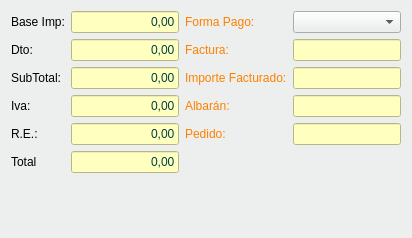
               <widget class="QWidget" name="tab_5">
                <property name="styleSheet">
                 <string notr="true">background-color: #ecefed;</string>
                </property>
                <attribute name="title">
                 <string>Totales</string>
                </attribute>
                <layout class="QGridLayout" name="gridLayout_6">
                 <item row="1" column="0">
                  <spacer name="verticalSpacer_2">
                   <property name="orientation">
                    <enum>Qt::Vertical</enum>
                   </property>
                   <property name="sizeHint" stdset="0">
                    <size>
                     <width>20</width>
                     <height>54</height>
                    </size>
                   </property>
                  </spacer>
                 </item>
                 <item row="0" column="0">
                  <layout class="QGridLayout" name="gridLayout_16">
                   <item row="1" column="3">
                    <widget class="QComboBox" name="cboFormaPago">
                     <property name="minimumSize">
                      <size>
                       <width>69</width>
                       <height>0</height>
                      </size>
                     </property>
                    </widget>
                   </item>
                   <item row="2" column="3">
                    <widget class="QLineEdit" name="txtcFactura">
                     <property name="enabled">
                      <bool>false</bool>
                     </property>
                     <property name="styleSheet">
                      <string notr="true">background-color: rgb(255, 255, 192);</string>
                     </property>
                    </widget>
                   </item>
                   <item row="3" column="0">
                    <widget class="QLabel" name="label_22">
                     <property name="text">
                      <string>SubTotal:</string>
                     </property>
                    </widget>
                   </item>
                   <item row="5" column="2">
                    <widget class="QLabel" name="label_69">
                     <property name="styleSheet">
                      <string notr="true">color: rgb(255, 128, 0);</string>
                     </property>
                     <property name="text">
                      <string>Pedido:</string>
                     </property>
                    </widget>
                   </item>
                   <item row="1" column="0">
                    <widget class="QLabel" name="label_38">
                     <property name="text">
                      <string>Base Imp:</string>
                     </property>
                    </widget>
                   </item>
                   <item row="1" column="2">
                    <widget class="QLabel" name="label_70">
                     <property name="styleSheet">
                      <string notr="true">color: rgb(255, 128, 0);</string>
                     </property>
                     <property name="text">
                      <string>Forma Pago:</string>
                     </property>
                    </widget>
                   </item>
                   <item row="5" column="1">
                    <widget class="QLineEdit" name="txtrTotalRecargoEq">
                     <property name="enabled">
                      <bool>false</bool>
                     </property>
                     <property name="maximumSize">
                      <size>
                       <width>120</width>
                       <height>16777215</height>
                      </size>
                     </property>
                     <property name="styleSheet">
                      <string notr="true">background-color: rgb(255, 255, 192);
color: rgb(0, 64, 64);</string>
                     </property>
                     <property name="text">
                      <string>0,00</string>
                     </property>
                     <property name="alignment">
                      <set>Qt::AlignRight|Qt::AlignTrailing|Qt::AlignVCenter</set>
                     </property>
                    </widget>
                   </item>
                   <item row="6" column="0">
                    <widget class="QLabel" name="label_36">
                     <property name="text">
                      <string>Total</string>
                     </property>
                    </widget>
                   </item>
                   <item row="2" column="0">
                    <widget class="QLabel" name="label_23">
                     <property name="text">
                      <string>Dto:</string>
                     </property>
                    </widget>
                   </item>
                   <item row="2" column="2">
                    <widget class="QLabel" name="lblNumFactura_2">
                     <property name="styleSheet">
                      <string notr="true">color: rgb(255, 128, 0);</string>
                     </property>
                     <property name="text">
                      <string>Factura:</string>
                     </property>
                    </widget>
                   </item>
                   <item row="4" column="2">
                    <widget class="QLabel" name="label_41">
                     <property name="styleSheet">
                      <string notr="true">color: rgb(255, 128, 0);</string>
                     </property>
                     <property name="text">
                      <string>Albarán:</string>
                     </property>
                    </widget>
                   </item>
                   <item row="5" column="0">
                    <widget class="QLabel" name="label_39">
                     <property name="text">
                      <string>R.E.:</string>
                     </property>
                    </widget>
                   </item>
                   <item row="1" column="1">
                    <widget class="QLineEdit" name="txtrBase">
                     <property name="enabled">
                      <bool>false</bool>
                     </property>
                     <property name="sizePolicy">
                      <sizepolicy hsizetype="Expanding" vsizetype="Fixed">
                       <horstretch>0</horstretch>
                       <verstretch>0</verstretch>
                      </sizepolicy>
                     </property>
                     <property name="maximumSize">
                      <size>
                       <width>120</width>
                       <height>16777215</height>
                      </size>
                     </property>
                     <property name="styleSheet">
                      <string notr="true">background-color: rgb(255, 255, 192);
color: rgb(0, 64, 64);</string>
                     </property>
                     <property name="text">
                      <string>0,00</string>
                     </property>
                     <property name="alignment">
                      <set>Qt::AlignRight|Qt::AlignTrailing|Qt::AlignVCenter</set>
                     </property>
                    </widget>
                   </item>
                   <item row="4" column="0">
                    <widget class="QLabel" name="label_37">
                     <property name="text">
                      <string>Iva:</string>
                     </property>
                    </widget>
                   </item>
                   <item row="4" column="1">
                    <widget class="QLineEdit" name="txtrImporteIva">
                     <property name="enabled">
                      <bool>false</bool>
                     </property>
                     <property name="maximumSize">
                      <size>
                       <width>120</width>
                       <height>16777215</height>
                      </size>
                     </property>
                     <property name="styleSheet">
                      <string notr="true">background-color: rgb(255, 255, 192);
color: rgb(0, 64, 64);</string>
                     </property>
                     <property name="text">
                      <string>0,00</string>
                     </property>
                     <property name="alignment">
                      <set>Qt::AlignRight|Qt::AlignTrailing|Qt::AlignVCenter</set>
                     </property>
                    </widget>
                   </item>
                   <item row="3" column="1">
                    <widget class="QLineEdit" name="txtrSubtotal">
                     <property name="enabled">
                      <bool>false</bool>
                     </property>
                     <property name="minimumSize">
                      <size>
                       <width>0</width>
                       <height>0</height>
                      </size>
                     </property>
                     <property name="maximumSize">
                      <size>
                       <width>120</width>
                       <height>16777215</height>
                      </size>
                     </property>
                     <property name="styleSheet">
                      <string notr="true">background-color: rgb(255, 255, 192);
color: rgb(0, 64, 64);</string>
                     </property>
                     <property name="text">
                      <string>0,00</string>
                     </property>
                     <property name="alignment">
                      <set>Qt::AlignRight|Qt::AlignTrailing|Qt::AlignVCenter</set>
                     </property>
                     <property name="readOnly">
                      <bool>true</bool>
                     </property>
                    </widget>
                   </item>
                   <item row="3" column="2">
                    <widget class="QLabel" name="label_71">
                     <property name="styleSheet">
                      <string notr="true">color: rgb(255, 128, 0);</string>
                     </property>
                     <property name="text">
                      <string>Importe Facturado:</string>
                     </property>
                    </widget>
                   </item>
                   <item row="4" column="3">
                    <widget class="QLineEdit" name="txtnAlbaran">
                     <property name="enabled">
                      <bool>false</bool>
                     </property>
                     <property name="styleSheet">
                      <string notr="true">background-color: rgb(255, 255, 192);</string>
                     </property>
                    </widget>
                   </item>
                   <item row="3" column="3">
                    <widget class="QLineEdit" name="txtrImporteFactura">
                     <property name="enabled">
                      <bool>false</bool>
                     </property>
                     <property name="styleSheet">
                      <string notr="true">background-color: rgb(255, 255, 192);</string>
                     </property>
                    </widget>
                   </item>
                   <item row="5" column="3">
                    <widget class="QLineEdit" name="txtnPedido">
                     <property name="enabled">
                      <bool>false</bool>
                     </property>
                     <property name="styleSheet">
                      <string notr="true">background-color: rgb(255, 255, 192);</string>
                     </property>
                    </widget>
                   </item>
                   <item row="2" column="1">
                    <widget class="QLineEdit" name="txtrDescuento">
                     <property name="enabled">
                      <bool>false</bool>
                     </property>
                     <property name="maximumSize">
                      <size>
                       <width>120</width>
                       <height>16777215</height>
                      </size>
                     </property>
                     <property name="styleSheet">
                      <string notr="true">background-color: rgb(255, 255, 192);
color: rgb(0, 64, 64);</string>
                     </property>
                     <property name="text">
                      <string>0,00</string>
                     </property>
                     <property name="alignment">
                      <set>Qt::AlignRight|Qt::AlignTrailing|Qt::AlignVCenter</set>
                     </property>
                    </widget>
                   </item>
                   <item row="6" column="1">
                    <widget class="QLineEdit" name="txtrTotal">
                     <property name="enabled">
                      <bool>false</bool>
                     </property>
                     <property name="maximumSize">
                      <size>
                       <width>120</width>
                       <height>16777215</height>
                      </size>
                     </property>
                     <property name="styleSheet">
                      <string notr="true">background-color: rgb(255, 255, 192);
color: rgb(0, 64, 64);</string>
                     </property>
                     <property name="text">
                      <string>0,00</string>
                     </property>
                     <property name="alignment">
                      <set>Qt::AlignRight|Qt::AlignTrailing|Qt::AlignVCenter</set>
                     </property>
                    </widget>
                   </item>
                  </layout>
                 </item>
                </layout>
               </widget>
